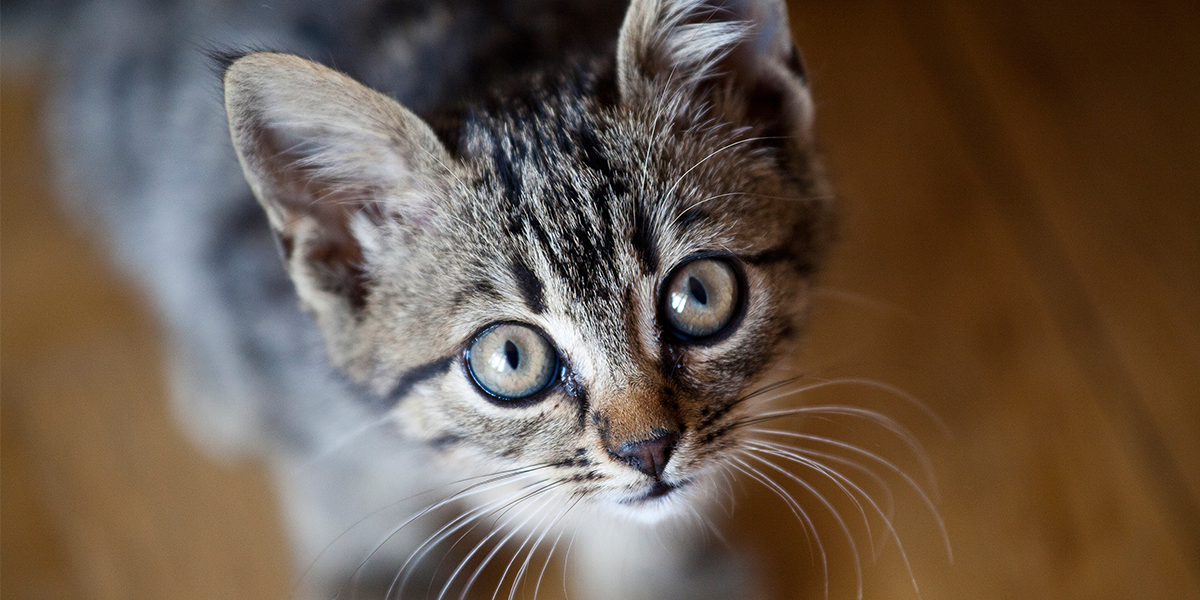
//> input picture KNU4-1_ComputerVision/Assignment1/cat.bmp, 1200 x 600 px
$ ./main   (built with g++ and OpenCV 4)
//> lines starting //> are read from the running program, lines starting //| are printed output that depends on the picture; after the words box and inside, x2 and y2 are one past the last pixel; in counts of white or black regions, pixels touching at a corner belong together
#include <iostream>
#include <opencv2/opencv.hpp>

using namespace std;
using namespace cv;

int main() {
    Mat image(imread("./cat.bmp", IMREAD_GRAYSCALE)), result_image;
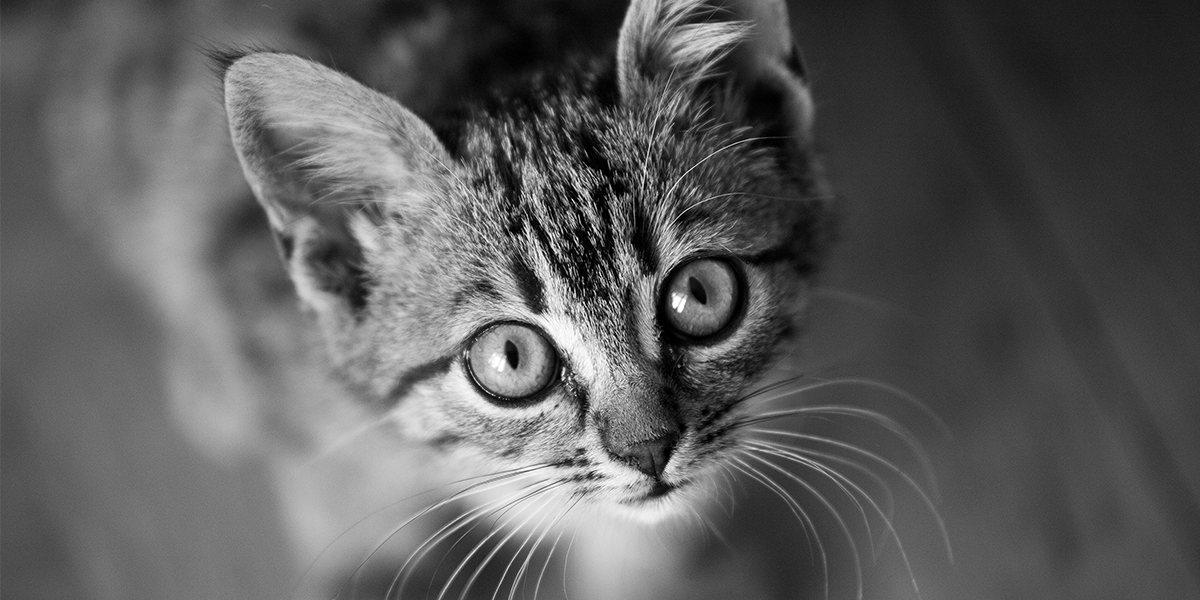
//> image: 600 rows x 1200 cols, CV_8UC1; min 0, max 255, mean 91.8
    image.copyTo(result_image);

    for (int y = 0; y < image.rows; ++y) {
        for (int x = 0; x < image.cols; ++x) {
            int pixel = image.at<uchar>(y, x);
            result_image.at<uchar>(y, x) = (pixel < 128) ? 0 : 255;
        }
    }
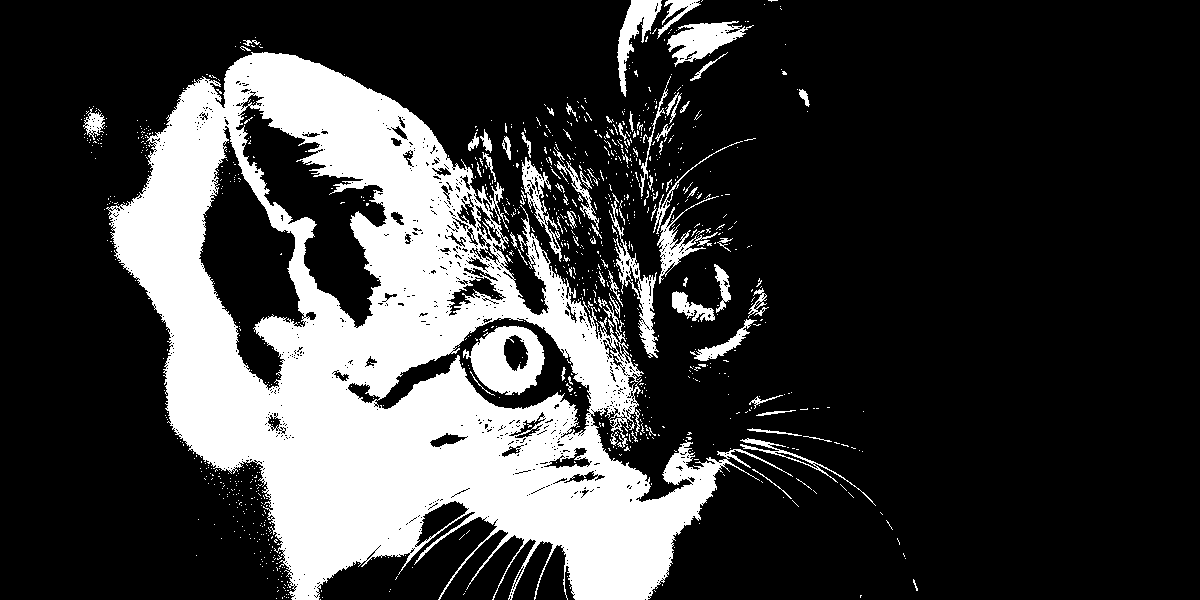
//> result_image: 600 rows x 1200 cols, CV_8UC1; 23.4% white; 1034 white regions (955 under 20 px), largest, box (x1, y1, x2, y2) and area: (106, 52, 793, 600) 147846, (463, 326, 545, 395) 3303, (667, 21, 754, 67) 1825

    imshow("Original image", image);
    imshow("Result image", result_image);
    imwrite("cat_binarized.jpg", result_image);
    cv::waitKey(0);

    return 0;
}
